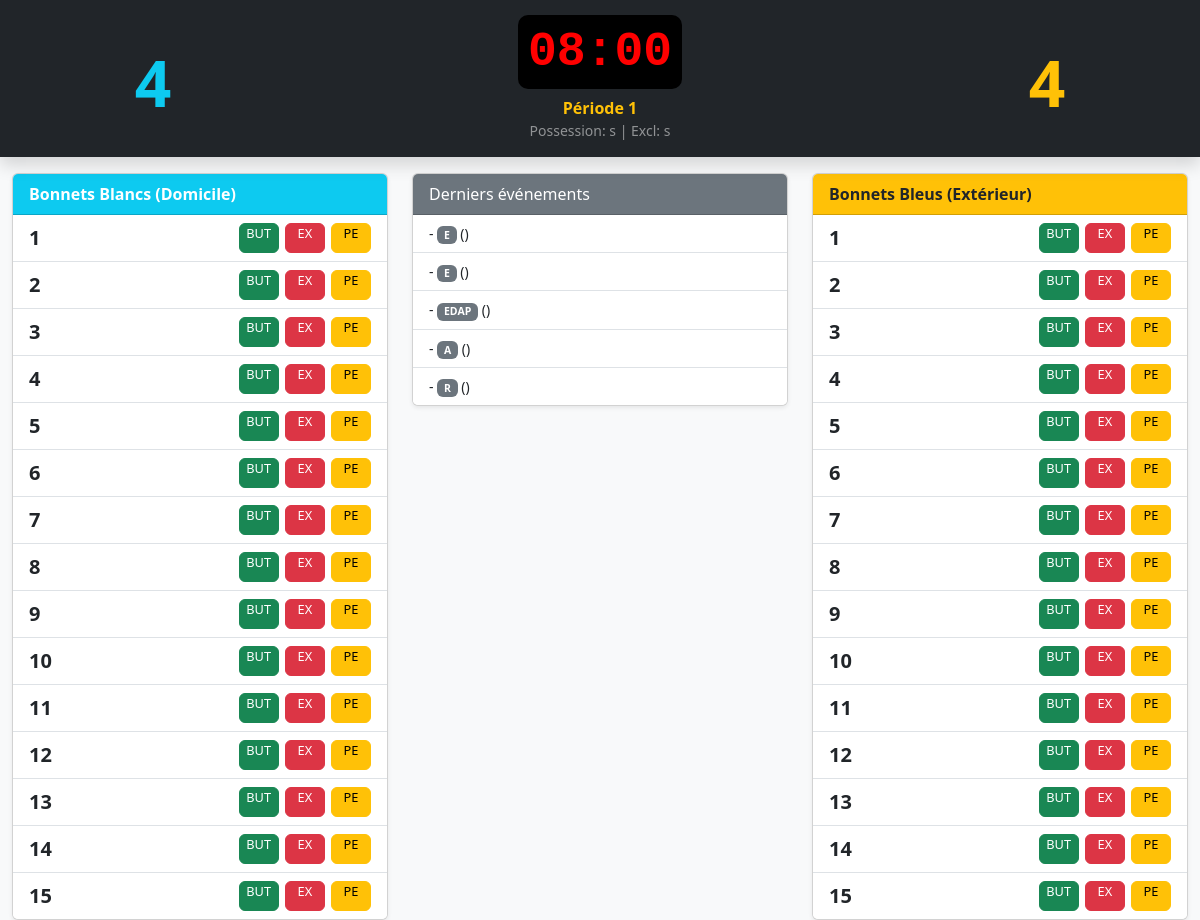
Page /match/119/legacy/ on the earlier database version.
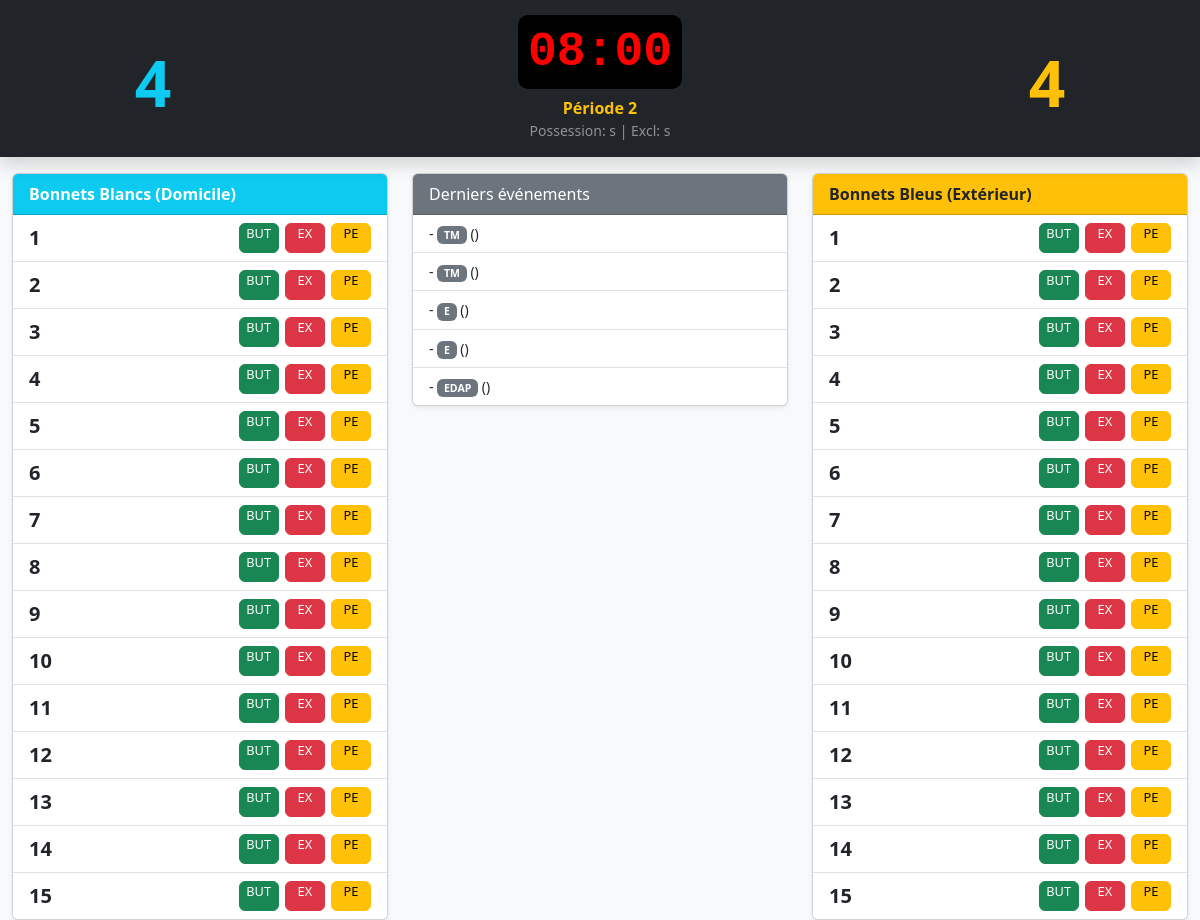
Same page on the later database version.
### gestion/models.py (models this page shows, shortened)
class Match(models.Model):
    logo_dom = models.FileField(upload_to='logos/', blank=True, null=True)
    logo_ext = models.FileField(upload_to='logos/', blank=True, null=True)
    date_match = models.DateTimeField(auto_now_add=True)
    heure_debut = models.TimeField(null=True, blank=True,
                                   help_text="Heure de début du match (HH:MM)")
    lieu = models.CharField(max_length=100, default="Piscine")
    competition = models.CharField(max_length=200, blank=True,
                                   help_text="Intitulé de la compétition (ex: Championnat de France N3)")
    nom_equipe_domicile = models.CharField(max_length=100)
    equipe_domicile_origine = models.ForeignKey(
        Equipe, on_delete=models.SET_NULL, null=True, blank=True,
        related_name='matchs_dom')
    couleur_bonnet_dom = models.CharField(max_length=20, default='BLANC')
    nom_equipe_exterieur = models.CharField(max_length=100)
    equipe_exterieur_origine = models.ForeignKey(
        Equipe, on_delete=models.SET_NULL, null=True, blank=True,
        related_name='matchs_ext')
    couleur_bonnet_ext = models.CharField(max_length=20, default='BLEU')
    entraineur_dom = models.CharField(max_length=100, blank=True)
    entraineur_adj_dom = models.CharField(max_length=100, blank=True)
    suppleant_dom = models.CharField(max_length=100, blank=True)
    entraineur_ext = models.CharField(max_length=100, blank=True)
    entraineur_adj_ext = models.CharField(max_length=100, blank=True)
    suppleant_ext = models.CharField(max_length=100, blank=True)
    arbitre1_nom = models.CharField(max_length=100, blank=True)
    arbitre1_iuf = models.CharField(max_length=50, blank=True)
    arbitre2_nom = models.CharField(max_length=100, blank=True)
    arbitre2_iuf = models.CharField(max_length=50, blank=True)
    secretaire_nom = models.CharField(max_length=100, blank=True)
    secretaire_iuf = models.CharField(max_length=50, blank=True)
    chrono_nom = models.CharField(max_length=100, blank=True)
    chrono_iuf = models.CharField(max_length=50, blank=True)
    juge_but1_nom = models.CharField(max_length=100, blank=True)
    juge_but1_iuf = models.CharField(max_length=50, blank=True)
    juge_but2_nom = models.CharField(max_length=100, blank=True)
    juge_but2_iuf = models.CharField(max_length=50, blank=True)
    delegue_ffn_nom = models.CharField(max_length=100, blank=True)
    delegue_ffn_iuf = models.CharField(max_length=50, blank=True)
    delegue_dom_nom = models.CharField(max_length=100, blank=True)
    delegue_ext_nom = models.CharField(max_length=100, blank=True)
    duree_periode = models.IntegerField(default=8,
                                        help_text="Durée d'une période en minutes")
    nb_periodes = models.IntegerField(default=4,
                                      help_text="Nombre de périodes")
    temps_possession = models.IntegerField(default=30,
                                           help_text="Temps d'attaque en secondes")
    duree_exclusion = models.IntegerField(default=20,
                                          help_text="Durée d'exclusion temporaire en secondes")
    nb_temps_morts = models.IntegerField(default=2,
                                         help_text="Nombre de temps morts par équipe")
    max_fautes_perso = models.IntegerField(default=3,
                                           help_text="Nombre de fautes avant exclusion définitive")
    nb_remplacants = models.IntegerField(default=6,
                                         help_text="Nombre de remplaçants max")
    score_domicile = models.IntegerField(default=0)
    score_exterieur = models.IntegerField(default=0)
    periode_actuelle = models.IntegerField(default=1)
    compo_validee = models.BooleanField(default=False)
    chrono_en_cours = models.BooleanField(default=False)
    temps_restant = models.IntegerField(default=480)  # secondes
    dernier_top_chrono = models.DateTimeField(null=True, blank=True)
    shot_en_cours = models.BooleanField(default=False)
    shot_restant = models.IntegerField(default=30)   # secondes
    shot_top = models.DateTimeField(null=True, blank=True)
    overlay_type   = models.CharField(max_length=10, blank=True, default='')
    overlay_equipe = models.CharField(max_length=3,  blank=True, default='')
    overlay_fin    = models.DateTimeField(null=True, blank=True)
    scoreboard_score_scale = models.IntegerField(
        default=100, help_text="Taille du score en % (60-200)")
    scoreboard_sponsor_height = models.IntegerField(
        default=10, help_text="Hauteur barre sponsors en vh (5-30)")
    scoreboard_sponsor_scale = models.IntegerField(
        default=100, help_text="Taille des images sponsors en % (40-200)")
    scoreboard_players_visible = models.BooleanField(
        default=True, help_text="Afficher la zone joueurs sur le scoreboard")
    scoreboard_team_scale = models.IntegerField(
        default=50, help_text="Largeur blocs équipes (15=étroit … 100=large, en fr/100)")
    scoreboard_offset_dom_x  = models.IntegerField(default=0)
    scoreboard_offset_dom_y  = models.IntegerField(default=0)
    scoreboard_offset_mid_x  = models.IntegerField(default=0)
    scoreboard_offset_mid_y  = models.IntegerField(default=0)
    scoreboard_offset_ext_x  = models.IntegerField(default=0)
    scoreboard_offset_ext_y  = models.IntegerField(default=0)
    scoreboard_offset_score_dom_x = models.IntegerField(default=0)
    scoreboard_offset_score_dom_y = models.IntegerField(default=0)
    scoreboard_offset_score_ext_x = models.IntegerField(default=0)
    scoreboard_offset_score_ext_y = models.IntegerField(default=0)
    scoreboard_logo_dom_scale     = models.IntegerField(default=100)
    scoreboard_logo_ext_scale     = models.IntegerField(default=100)
    scoreboard_offset_logo_dom_x  = models.IntegerField(default=0)
    scoreboard_offset_logo_dom_y  = models.IntegerField(default=0)
    scoreboard_offset_logo_ext_x  = models.IntegerField(default=0)
    scoreboard_offset_logo_ext_y  = models.IntegerField(default=0)

class Participation(models.Model):
    EQUIPE_CHOICES = [('DOM', 'Domicile'), ('EXT', 'Extérieur')]
    match = models.ForeignKey(Match, on_delete=models.CASCADE,
                               related_name='participants')
    equipe_concernee = models.CharField(max_length=3, choices=EQUIPE_CHOICES)
    numero_bonnet = models.IntegerField()
    nom = models.CharField(max_length=50)
    prenom = models.CharField(max_length=50)
    numero_licence = models.CharField(max_length=50, blank=True)
    annee_naissance = models.IntegerField(null=True, blank=True)
    nb_fautes_personnelles = models.IntegerField(default=0)
    nb_cartons_jaunes = models.IntegerField(default=0)
    est_exclu = models.BooleanField(default=False)
    fin_exclusion = models.DateTimeField(null=True, blank=True)
    est_exclu_definitif = models.BooleanField(default=False)
    est_sur_terrain = models.BooleanField(default=False)
    class Meta:
        ordering = ['equipe_concernee', 'numero_bonnet']
        unique_together = [('match', 'equipe_concernee', 'numero_bonnet')]

class Evenement(models.Model):
    TYPE_CHOICES = [
        ('B',    'But'),
        ('E',    'Exclusion temporaire'),
        ('P',    'Penalty'),
        ('EDA',  'Exclusion définitive'),
        ('EDAP', 'Exclusion déf. après 4 min'),
        ('A',    'Accident'),
        ('R',    'Réclamation'),
        ('TM',   'Temps mort'),
        ('CJ€',  'Carton Jaune Équipe'),
        ('CR',   'Carton Rouge'),
    ]
    match = models.ForeignKey(Match, on_delete=models.CASCADE,
                               related_name='evenements')
    joueur = models.ForeignKey(Participation, on_delete=models.SET_NULL,
                                null=True, blank=True,
                                related_name='evenements')
    type_action = models.CharField(max_length=10, choices=TYPE_CHOICES)
    equipe_attribuee = models.CharField(max_length=3, null=True, blank=True)
    heure_creation = models.DateTimeField(auto_now_add=True)
    chrono_match = models.CharField(max_length=10, default='00:00',
                                    help_text="Temps affiché au moment de l'action")
    periode = models.IntegerField(default=1,
                                  help_text="Période du match lors de l'action")
    score_dom_apres = models.IntegerField(default=0)
    score_ext_apres = models.IntegerField(default=0)
    class Meta:
        ordering = ['heure_creation']

### gestion/views.py (the view)
# urls.py: path('match/<int:match_id>/legacy/',     views.tableau_bord,      name='tableau_bord'),
def tableau_bord(request, match_id):
    match = get_object_or_404(Match, id=match_id)
    joueurs_dom = Participation.objects.filter(
        match=match, equipe_concernee='DOM').order_by('numero_bonnet')
    joueurs_ext = Participation.objects.filter(
        match=match, equipe_concernee='EXT').order_by('numero_bonnet')
    events = Evenement.objects.filter(match=match).order_by('-heure_creation')[:5]
    return render(request, 'gestion/tableau_bord.html', {
        'match': match,
        'joueurs_dom': joueurs_dom,
        'joueurs_ext': joueurs_ext,
        'events': events,
    })

### gestion/templates/gestion/tableau_bord.html (shortened to what this page needs)
<!DOCTYPE html>
<html lang="fr">
<head>
    <link href="https://cdn.jsdelivr.net/npm/bootstrap@5.3.0/dist/css/bootstrap.min.css" rel="stylesheet">
</head>
<body class="bg-light">
    <div class="container-fluid bg-dark text-white p-3 sticky-top shadow">
        <div class="row text-center align-items-center">
            <div class="col-3">
                <div class="score-box text-info">{{ match.score_domicile }}</div>
            </div>
            <div class="col-6">
                <span class="chrono">08:00</span>
                <div class="mt-2 text-warning fw-bold">Période {{ match.periode_actuelle }}</div>
                <div class="small text-white-50">Possession: {{ match.config.temps_possession }}s | Excl: {{ match.config.temps_exclusion }}s</div>
            </div>
            <div class="col-3">
                <div class="score-box text-warning">{{ match.score_exterieur }}</div>
            </div>
        </div>
    </div>
    <div class="container-fluid mt-3">
        <div class="row">
            <div class="col-md-4">
                <div class="card shadow-sm">
                    <div class="card-header bg-info text-white fw-bold">Bonnets Blancs (Domicile)</div>
                    <ul class="list-group list-group-flush">
                        {% for p in joueurs_dom %}
                        <li class="list-group-item d-flex justify-content-between align-items-center py-2">
                            <span class="fw-bold fs-5" style="width: 30px;">{{ p.numero_bonnet }}</span>
                            <div>
                                <a href="{% url 'ajouter_action' match.id p.id 'BUT' %}" class="btn btn-success btn-action" title="But">BUT</a>
                                <a href="{% url 'ajouter_action' match.id p.id 'EXCL' %}" class="btn btn-danger btn-action" title="Exclusion">EX</a>
                                <a href="{% url 'ajouter_action' match.id p.id 'PENALTY' %}" class="btn btn-warning btn-action" title="Penalty">PE</a>
                            </div>
                        </li>
                        {% endfor %}
                    </ul>
                </div>
            </div>
            <div class="col-md-4">
                <div class="card shadow-sm">
                    <div class="card-header bg-secondary text-white">Derniers événements</div>
                    <ul class="list-group list-group-flush small">
                        {% for event in events %}
                        <li class="list-group-item">
                            <strong>{{ event.temps_jeu_chrono }}</strong> -
                            {% if event.type_action == 'BUT' %}
                                <span class="badge bg-success">BUT</span>
                            {% elif event.type_action == 'EXCL' %}
                                <span class="badge bg-danger">EXCL</span>
                            {% else %}
                                <span class="badge bg-secondary">{{ event.type_action }}</span>
                            {% endif %}
                            {{ event.joueur.joueur.nom }} ({{ event.joueur.joueur.equipe.nom }})
                        </li>
                        {% empty %}
                        <li class="list-group-item text-muted text-center">Le match n'a pas commencé</li>
                        {% endfor %}
                    </ul>
                </div>
            </div>
            <div class="col-md-4">
                <div class="card shadow-sm">
                    <div class="card-header bg-warning text-dark fw-bold">Bonnets Bleus (Extérieur)</div>
                    <ul class="list-group list-group-flush">
                        {% for p in joueurs_ext %}
                        <li class="list-group-item d-flex justify-content-between align-items-center py-2">
                            <span class="fw-bold fs-5" style="width: 30px;">{{ p.numero_bonnet }}</span>
                            <div>
                                <a href="{% url 'ajouter_action' match.id p.id 'BUT' %}" class="btn btn-success btn-action" title="But">BUT</a>
                                <a href="{% url 'ajouter_action' match.id p.id 'EXCL' %}" class="btn btn-danger btn-action" title="Exclusion">EX</a>
                                <a href="{% url 'ajouter_action' match.id p.id 'PENALTY' %}" class="btn btn-warning btn-action" title="Penalty">PE</a>
                            </div>
                        </li>
                        {% endfor %}
                    </ul>
                </div>
            </div>
        </div>
    </div>
</body>
</html>

### gestion/templates/gestion/tableau_bord.html (style rules this page uses)
.score-box { font-size: 4rem; font-weight: bold; }
.chrono { font-family: 'Courier New', monospace; font-weight: bold; font-size: 3rem; background: black; color: red; border-radius: 10px; padding: 10px; }
.btn-action { width: 40px; height: 30px; padding: 0; font-size: 0.8rem; margin-left: 2px; }

Differences in the rows shown:
no longer on this page (row unchanged): Evenement: type_action "A"
no longer on this page (row unchanged): Evenement: type_action "R"
changed Match: periode_actuelle "1" → "2"
added Evenement: type_action "TM"
added Evenement: type_action "TM"
